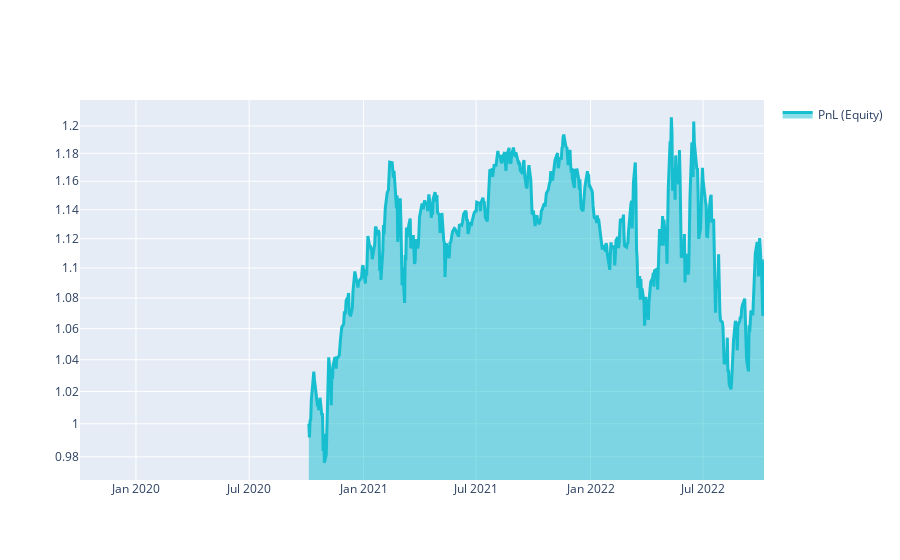

Here is the notebook cell this chart was saved with:
### Markdown cell above
# Q18 Quick Start

This template shows you the basic steps for taking part to the **Q18 NASDAQ-100 Stock Long-Short contest**.

### Code cell
import xarray as xr

import qnt.ta as qnta
import qnt.data as qndata
import qnt.output as qnout
import qnt.stats as qns

data = qndata.stocks.load_ndx_data(min_date="2019-10-03")

close     = data.sel(field="close")
is_liquid = data.sel(field="is_liquid")
sma_slow  = qnta.sma(close, 200)
sma_fast  = qnta.sma(close, 15)
weights   = xr.where(sma_slow < sma_fast, 1, -1)
weights   = weights * is_liquid

weights = qnout.clean(weights, data, "stocks_nasdaq100")

# calc stats
stats = qns.calc_stat(data, weights.sel(time=slice("2020-10-03", None)))
display(stats.to_pandas().tail())

# graph
performance = stats.to_pandas()["equity"]
import qnt.graph as qngraph

qngraph.make_plot_filled(performance.index, performance, name="PnL (Equity)", type="log")

### Figure 1 — Plotly figure (JSON) as saved in the notebook; plotly's stock layout.template omitted (floating-point values rounded to 4 significant figures; data arrays with more than 128 entries replaced by an {"elided": "..."} marker saying what was removed)
{"data": [{"fill": "tonexty", "line": {"color": "#17BECF", "width": 3}, "name": "PnL (Equity)", "type": "scatter", "x": {"elided": "760 str values"}, "y": {"elided": "760 float values"}}], "layout": {"showlegend": true, "yaxis": {"range": [-0.01494, 0.08606], "type": "log"}}}
